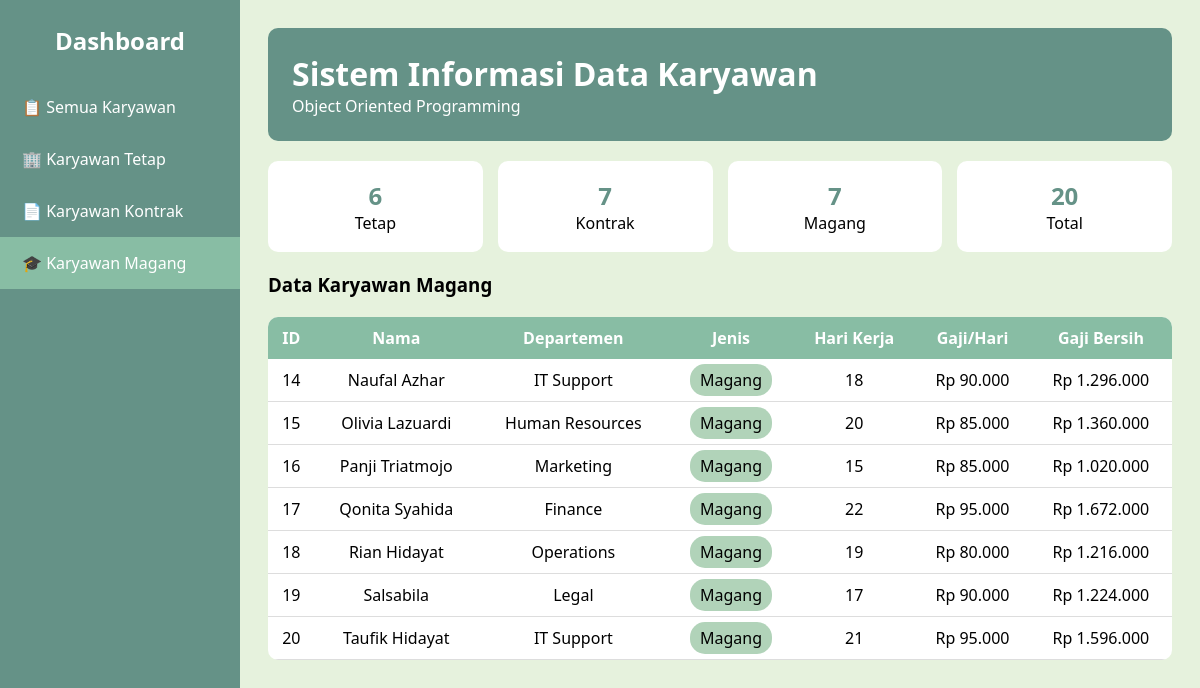
The page /?jenis=magang on the database its author committed.
### tables this page shows
CREATE TABLE `tabel_karyawan` (
  `id_karyawan` int NOT NULL,
  `nama_karyawan` varchar(100) NOT NULL,
  `departemen` varchar(50) NOT NULL,
  `hari_kerja_masuk` int NOT NULL,
  `gaji_dasar_per_hari` decimal(12,2) NOT NULL,
  `jenis_karyawan` enum('kontrak','tetap','magang') NOT NULL,
  `durasi_kontrak_bulan` int DEFAULT NULL,
  `agensi_penyalur` varchar(100) DEFAULT NULL,
  `tunjangan_kesehatan` decimal(12,2) DEFAULT NULL,
  `opsi_saham_id` varchar(50) DEFAULT NULL,
  `uang_saku_bulanan` decimal(12,2) DEFAULT NULL,
  `sertifikat_kampus_merdeka` varchar(100) DEFAULT NULL
);

### index.php (the view, shortened to what this page needs)
<?php
include_once "koneksi.php";
function hitung($r){
$j=strtolower($r['jenis_karyawan']);
return ($r['hari_kerja_masuk']*$r['gaji_dasar_per_hari'])*0.8;
}
$filter=$_GET['jenis']??'semua';
function jml($k,$j){
if($j=="semua"){ $q=mysqli_query($k,"SELECT COUNT(*) c FROM tabel_karyawan");}
else{$q=mysqli_query($k,"SELECT COUNT(*) c FROM tabel_karyawan WHERE LOWER(jenis_karyawan)=LOWER('$j')");}
return mysqli_fetch_assoc($q)['c'];
}
?>
<!doctype html><html><head><meta charset="utf-8"><title>Dashboard</title>
</head><body>
<div class="wrap">
<div class="side">
<h2>Dashboard</h2>
<a class="<?=($filter=='semua')?'active':''?>" href="?jenis=semua">📋 Semua Karyawan</a>
<a class="<?=($filter=='tetap')?'active':''?>" href="?jenis=tetap">🏢 Karyawan Tetap</a>
<a class="<?=($filter=='kontrak')?'active':''?>" href="?jenis=kontrak">📄 Karyawan Kontrak</a>
<a class="<?=($filter=='magang')?'active':''?>" href="?jenis=magang">🎓 Karyawan Magang</a>
</div>
<div class="main">
<div class="head"><h1>Sistem Informasi Data Karyawan</h1><p>Object Oriented Programming</p></div>
<div class="cards">
<div class="card"><h2><?=jml($koneksi,'tetap')?></h2><p>Tetap</p></div>
<div class="card"><h2><?=jml($koneksi,'kontrak')?></h2><p>Kontrak</p></div>
<div class="card"><h2><?=jml($koneksi,'magang')?></h2><p>Magang</p></div>
<div class="card"><h2><?=jml($koneksi,'semua')?></h2><p>Total</p></div>
</div>
<h3>
<?php
echo $filter=="semua"?"Semua Karyawan":"Data Karyawan ".ucfirst($filter);
?>
</h3>
<table>
<tr><th>ID</th><th>Nama</th><th>Departemen</th><th>Jenis</th><th>Hari Kerja</th><th>Gaji/Hari</th><th>Gaji Bersih</th></tr>
<?php
$sql="SELECT * FROM tabel_karyawan";
if($filter!="semua") $sql.=" WHERE LOWER(jenis_karyawan)=LOWER('$filter')";
$sql.=" ORDER BY id_karyawan";
$res=mysqli_query($koneksi,$sql);
while($r=mysqli_fetch_assoc($res)){
$j=strtolower($r['jenis_karyawan']);
echo "<tr>
<td>{$r['id_karyawan']}</td>
<td>{$r['nama_karyawan']}</td>
<td>{$r['departemen']}</td>
<td><span class='badge $j'>".ucfirst($j)."</span></td>
<td>{$r['hari_kerja_masuk']}</td>
<td>Rp ".number_format($r['gaji_dasar_per_hari'],0,',','.')."</td>
<td>Rp ".number_format(hitung($r),0,',','.')."</td>
</tr>";
}
?>
</table>
</div></div></body></html>

### index.php (style rules this page uses)
:root { --p:#659287;--s:#88BDA4;--t:#B1D3B9;--b:#E6F2DD }
* { margin:0;padding:0;box-sizing:border-box;font-family:Segoe UI,sans-serif }
body { background:var(--b) }
.wrap { display:flex }
.side { position:fixed;left:0;top:0;width:240px;height:100vh;background:var(--p) }
.side h2 { color:#fff;text-align:center;padding:24px }
.side a { display:block;padding:15px 22px;color:#fff;text-decoration:none }
.side a:hover,.active { background:var(--s) }
.main { margin-left:240px;width:calc(100% - 240px);padding:28px }
.head { background:var(--p);color:#fff;padding:24px;border-radius:10px }
.cards { display:grid;grid-template-columns:repeat(4,1fr);gap:15px;margin:20px 0 }
.card { background:#fff;border-radius:10px;padding:18px;text-align:center }
.card h2 { color:var(--p) }
table { width:100%;background:#fff;border-collapse:collapse;border-radius:10px;overflow:hidden }
th { background:var(--s);color:#fff;padding:10px }
td { padding:10px;border-bottom:1px solid #ddd;text-align:center }
.badge { padding:5px 10px;border-radius:15px;color:#fff }
.magang { background:var(--t);color:#000 }
h3 { margin:20px 0 }

### rows shown on the page
tabel_karyawan: id_karyawan "14", nama_karyawan "Naufal Azhar", departemen "IT Support", jenis_karyawan "Magang", hari_kerja_masuk "18", gaji_dasar_per_hari "90.000", hitung($r) "1.296.000"
tabel_karyawan: id_karyawan "15", nama_karyawan "Olivia Lazuardi", departemen "Human Resources", jenis_karyawan "Magang", hari_kerja_masuk "20", gaji_dasar_per_hari "85.000", hitung($r) "1.360.000"
tabel_karyawan: id_karyawan "16", nama_karyawan "Panji Triatmojo", departemen "Marketing", jenis_karyawan "Magang", hari_kerja_masuk "15", gaji_dasar_per_hari "85.000", hitung($r) "1.020.000"
tabel_karyawan: id_karyawan "17", nama_karyawan "Qonita Syahida", departemen "Finance", jenis_karyawan "Magang", hari_kerja_masuk "22", gaji_dasar_per_hari "95.000", hitung($r) "1.672.000"
tabel_karyawan: id_karyawan "18", nama_karyawan "Rian Hidayat", departemen "Operations", jenis_karyawan "Magang", hari_kerja_masuk "19", gaji_dasar_per_hari "80.000", hitung($r) "1.216.000"
tabel_karyawan: id_karyawan "19", nama_karyawan "Salsabila", departemen "Legal", jenis_karyawan "Magang", hari_kerja_masuk "17", gaji_dasar_per_hari "90.000", hitung($r) "1.224.000"
tabel_karyawan: id_karyawan "20", nama_karyawan "Taufik Hidayat", departemen "IT Support", jenis_karyawan "Magang", hari_kerja_masuk "21", gaji_dasar_per_hari "95.000", hitung($r) "1.596.000"

### other values the page prints
jml($koneksi,'tetap') "6"
jml($koneksi,'kontrak') "7"
jml($koneksi,'magang') "7"
jml($koneksi,'semua') "20"
$filter "Magang"
